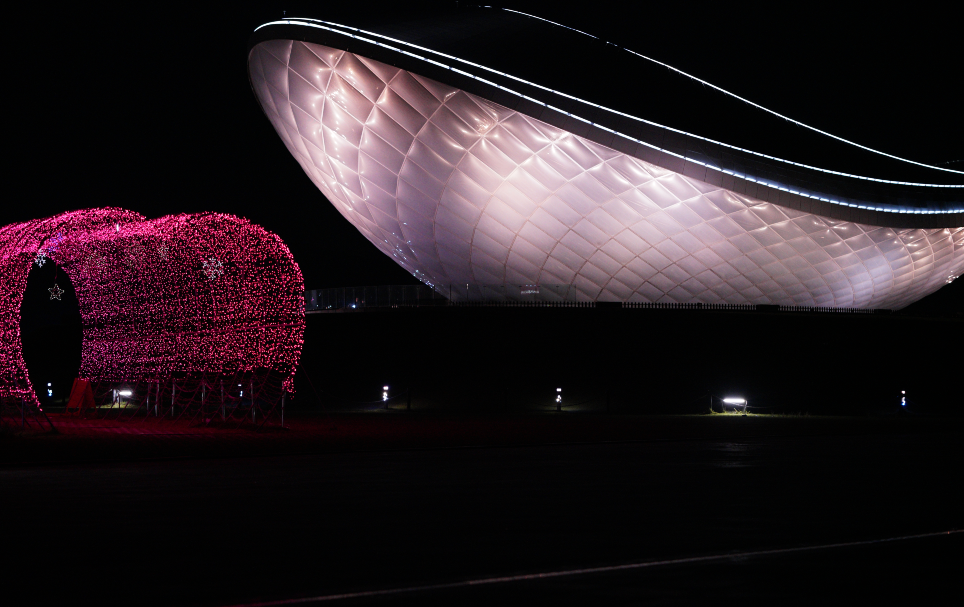
#> input picture data/test_dataset/blur1.png, 964 x 607 px
$ python svd.py
#> lines starting #> are read from the running program, lines starting #| are printed output that depends on the picture
import numpy as np
import cv2
import matplotlib.pyplot as plt

def load_data_gray(blur_path, sharp_path):
#> called with blur_path = './data/test_dataset/blur1.png', sharp_path = './data/test_dataset/sharp1.png'
    blur = cv2.imread(blur_path, cv2.IMREAD_GRAYSCALE) # uint8
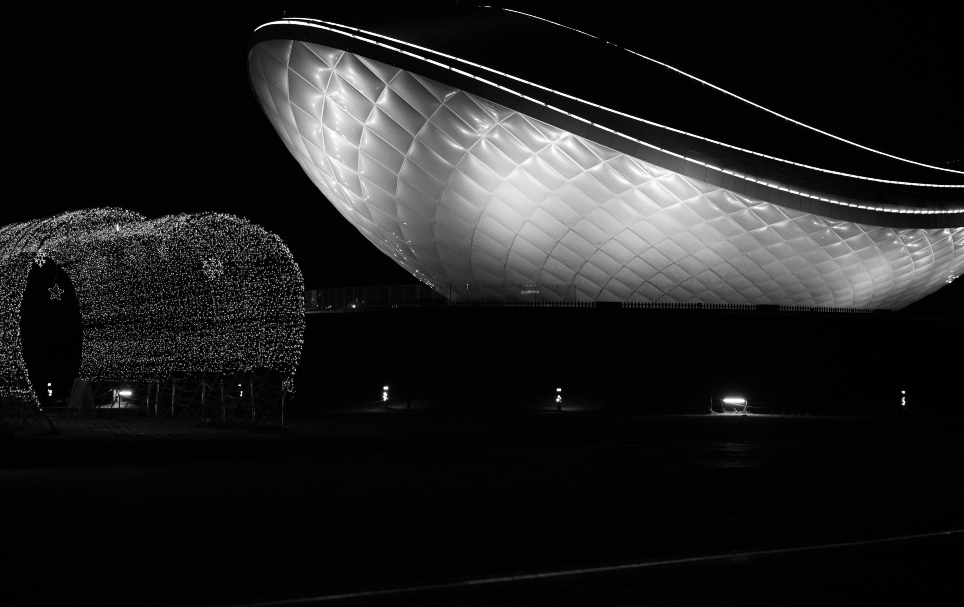
#> blur: shape (607, 964); min 0, max 255, mean 31.7
    blur_img = cv2.resize(blur, (blur.shape[1],blur.shape[0])) # uint8

    sharp = cv2.imread(sharp_path, cv2.IMREAD_GRAYSCALE)  # uint8
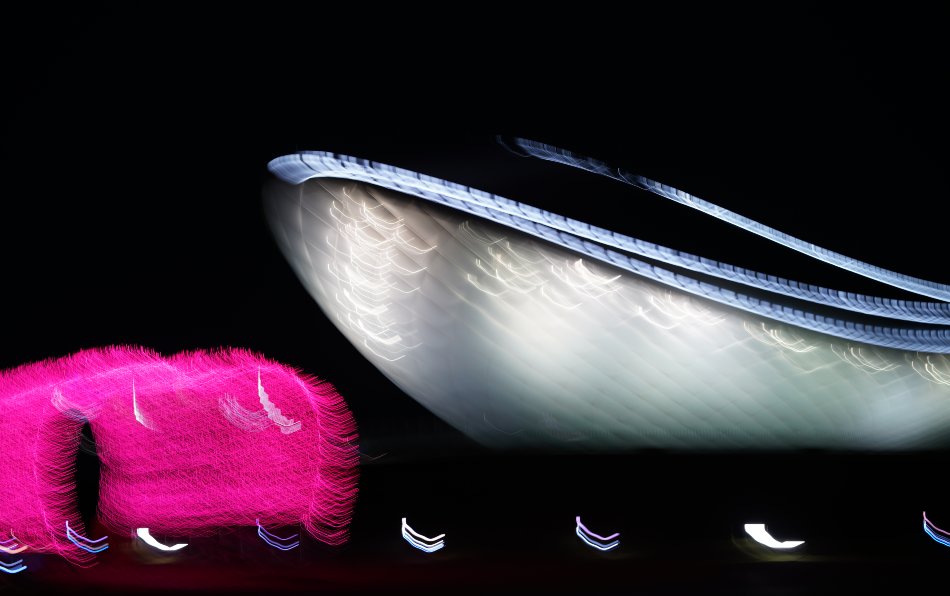
#> input picture data/test_dataset/sharp1.png, 950 x 596 px
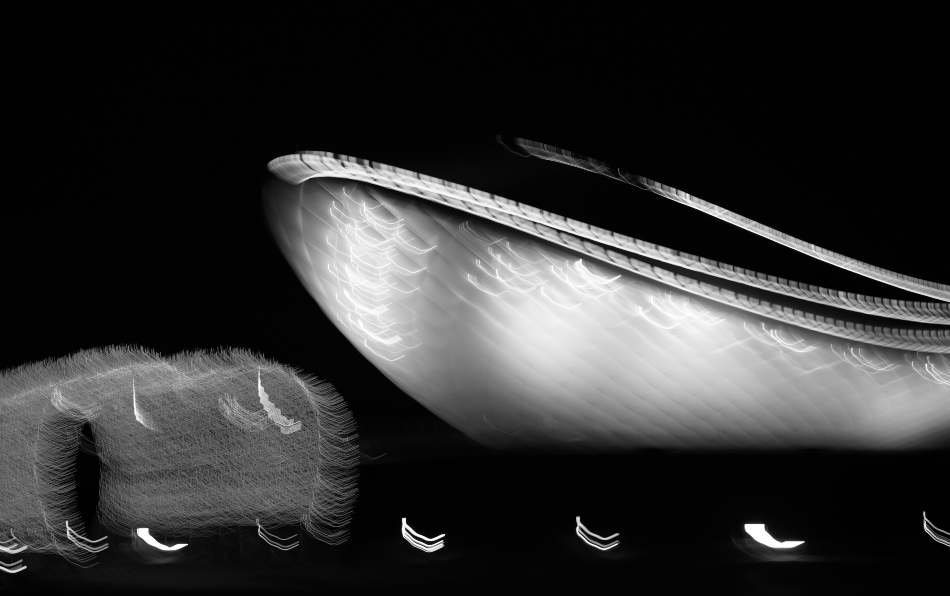
#> sharp: shape (596, 950); min 0, max 255, mean 48.6
    sharp_img = cv2.resize(sharp, (sharp.shape[1],blur.shape[0]))  # uint8

    return blur_img, sharp_img

def load_data(blur_path, sharp_path):
    blur = cv2.imread(blur_path) # uint8
    blur_img = cv2.resize(blur, (blur.shape[1],blur.shape[0])) # uint8

    sharp = cv2.imread(sharp_path)  # uint8
    sharp_img = cv2.resize(sharp, (sharp.shape[1],blur.shape[0]))  # uint8

    return blur_img, sharp_img

class Kernel:
    def __init__(self, blur_img, sharp_img, ker_size):
        self.blur = blur_img
        self.sharp = sharp_img
        self.k = ker_size
        self.s_size =(1000,1000)

    def Calculate(self):
        pad_size = int(self.k/2)
        F_blur = np.fft.fft2(np.pad(self.blur,((pad_size,pad_size),(pad_size,pad_size))),(2000,2000))
        F_sharp = np.fft.fft2(np.pad(self.sharp,((pad_size,pad_size),(pad_size,pad_size))),(2000,2000))

        F_kernel = F_blur / F_sharp
        kernel = np.fft.ifft2(F_kernel, (2000,2000))
        kernel = kernel[:self.k,:self.k]
        return kernel

    def Calculate_Reverse(self):
        pad_size = int(self.k/2)
        F_blur = np.fft.fft2(np.pad(self.blur,((pad_size,pad_size),(pad_size,pad_size))),(2000,2000))
        F_sharp = np.fft.fft2(np.pad(self.sharp,((pad_size,pad_size),(pad_size,pad_size))),(2000,2000))

        F_kernel = F_sharp / F_blur
        kernel = np.fft.ifft2(F_kernel, (2000,2000))
        kernel = kernel[:self.k,:self.k]
        return kernel

    def sharp_to_blur(self, kernel, sharp):
        # p = int((sharp.shape[0]-kernel.shape[0])/2)
        # kernel = np.pad(kernel, ((p,p),(p,p)), 'constant', constant_values = 0)
        F_kernel = np.fft.fft2(kernel,(2000,2000))

        pad_size = int(self.k/2)
        img = np.zeros_like(sharp)
        for i in range(3):
            F_sharp = np.fft.fft2(np.pad(sharp[:,:,i],((pad_size,pad_size),(pad_size,pad_size))),(2000,2000))
            F_blur = F_sharp * F_kernel
            blur = np.fft.ifft2(F_blur,(2000,2000))*np.sqrt(2*np.pi)
            img[:,:,i] = blur[:sharp.shape[0],:sharp.shape[1]]
        return img

    def blur_to_sharp(self, inv_kernel, blur):
        # p = int((sharp.shape[0]-kernel.shape[0])/2)
        # kernel = np.pad(kernel, ((p,p),(p,p)), 'constant', constant_values = 0)
        F_kernel = np.fft.fft2(inv_kernel,(2000,2000))

        pad_size = int(self.k/2)
        img = np.zeros_like(blur)
        for i in range(3):
            F_blur = np.fft.fft2(np.pad(blur[:,:,i],((pad_size,pad_size),(pad_size,pad_size))),(2000,2000))
            F_sharp = F_blur * F_kernel
            sharp = np.fft.ifft2(F_sharp,(2000,2000))*np.sqrt(2*np.pi)
            img[:,:,i] = sharp[:blur.shape[0],:blur.shape[1]]
        return img

blur_img_gray, sharp_img_gray = load_data_gray("./data/test_dataset/blur1.png","./data/test_dataset/sharp1.png")

plt.subplot(1,2,1)
plt.imshow(sharp_img_gray, cmap = 'gray')
plt.subplot(1,2,2)
plt.imshow(blur_img_gray, cmap = 'gray')
plt.savefig(f"./data/test_dataset/data.png")

plt.show()

a = Kernel(blur_img_gray, sharp_img_gray, 35)
kernel = a.Calculate()
reverse_kernel = a.Calculate_Reverse()
plt.imshow(np.abs(kernel), cmap = 'gray')
plt.savefig(f"./data/test_dataset/kernel.png")
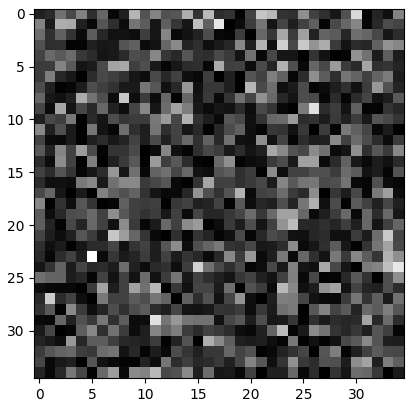
#> figure drawn by matplotlib, 1 panel
plt.imshow(np.abs(reverse_kernel), cmap = 'gray')
plt.savefig(f"./data/test_dataset/reverse_kernel.png")
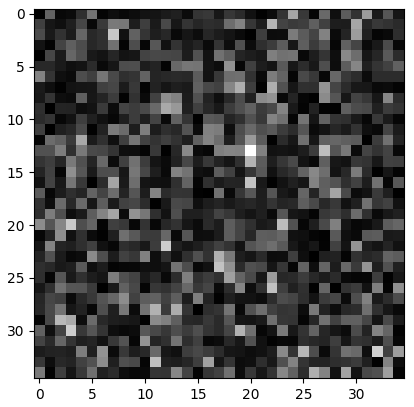
#> figure drawn by matplotlib, 1 panel
plt.show()


blur_img, sharp_img = load_data("./data/test_dataset/blur1.png","./data/test_dataset/sharp1.png")
#> in load_data, blur is the input picture: shape (607, 964, 3); mean B, G, R 33, 28.5, 38.8
#> in load_data, sharp is the input picture: shape (596, 950, 3); mean B, G, R 56.3, 42.2, 60.1

blur = a.sharp_to_blur(kernel, sharp_img)
#> after the loop in sharp_to_blur, `for i in range(3):`:
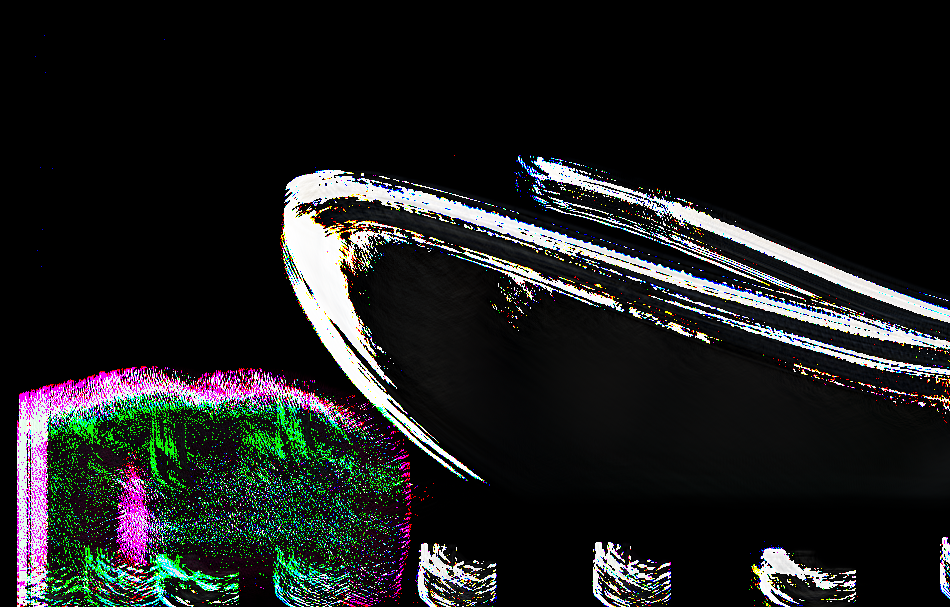
#> img: shape (607, 950, 3); mean B, G, R 30.8, 30.9, 29.5
plt.subplot(1,2,1)
plt.imshow(blur_img)
plt.subplot(1,2,2)
plt.imshow(np.abs(blur))
plt.savefig(f"./data/test_dataset/sharp_to_blur.png")
#> figure, not shown here; B, G, R data is drawn as R, G, B
plt.show()

blur = a.blur_to_sharp(reverse_kernel,blur_img)
#> after the loop in blur_to_sharp, `for i in range(3):`:
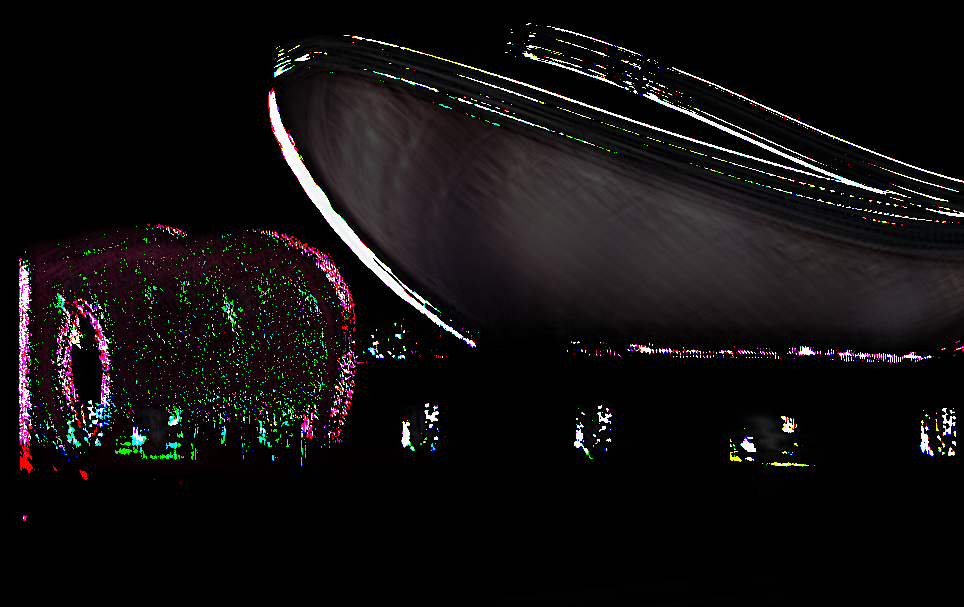
#> img: shape (607, 964, 3); mean B, G, R 15.6, 14.9, 17.7
plt.subplot(1,2,1)
plt.imshow(blur_img)
plt.subplot(1,2,2)
plt.imshow(np.abs(blur))
plt.savefig(f"./data/test_dataset/blur_to_sharp.png")
#> figure, not shown here; B, G, R data is drawn as R, G, B
plt.show()
